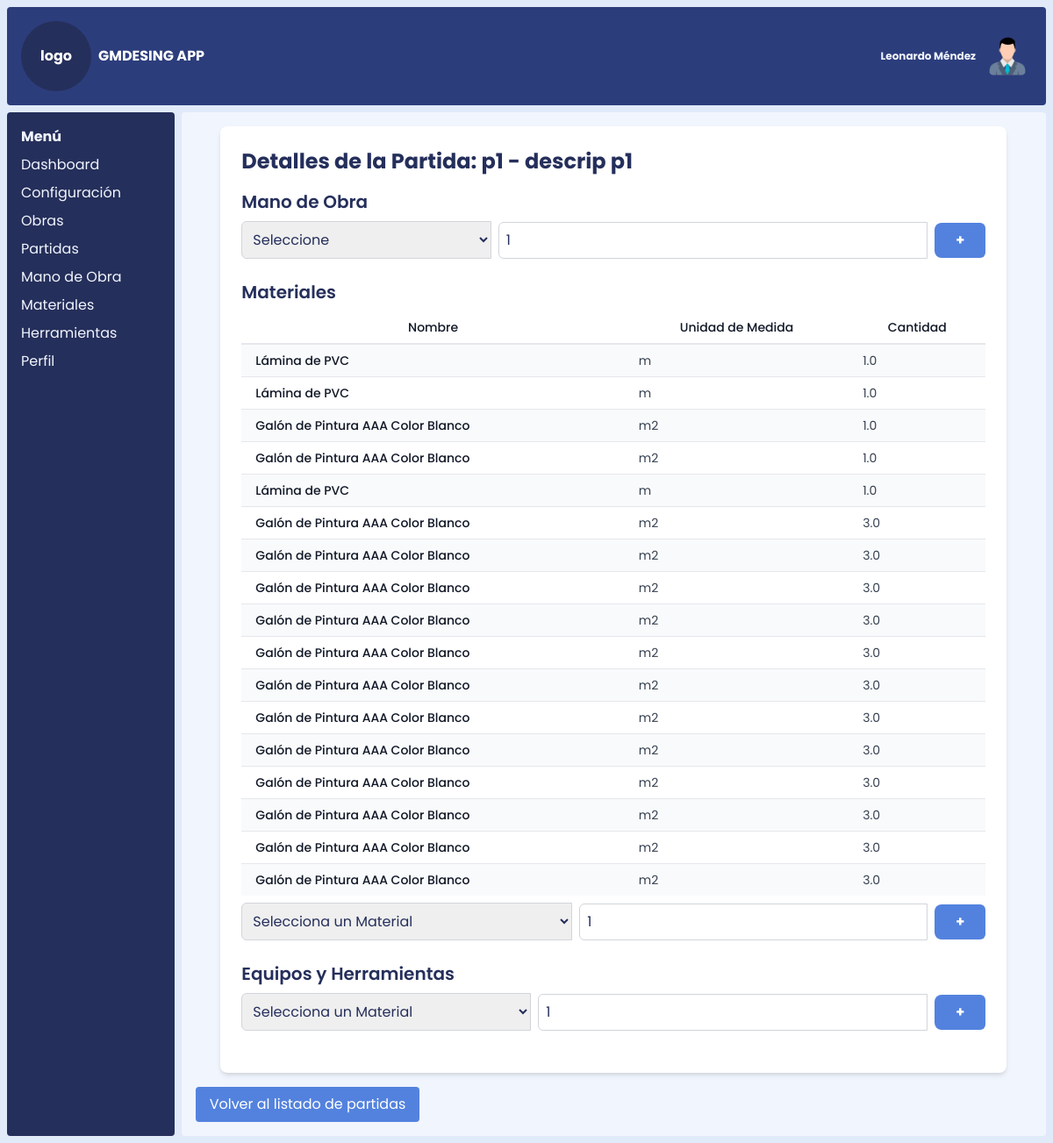
Page /ver_partida/1 on the committed database.
### models.py (models this page shows, shortened)
class Partida(db.Model):
    __tablename__ = 'partida'
    id_partida = db.Column(db.Integer, primary_key=True)
    nombre_partida = db.Column(db.String(100), nullable=False)
    descripcion_partida = db.Column(db.Text)
    unidad_medida_id = db.Column(
        db.Integer,
        db.ForeignKey('unidad_medida.id_unidad_medida', name='fk_partida_unidad_medida')
    )
    rendimiento = db.Column(db.Integer)
    obras = db.relationship('ObraPartida', back_populates='partida', lazy='dynamic')  # Relación con Obras
    mano_de_obra = db.relationship('PartidasManoDeObra', backref='partida', lazy=True)
    herramientas = db.relationship('PartidasHerramientas', backref='partida', lazy=True)
    materiales = db.relationship('PartidasMateriales', backref='partida', lazy=True)
    unidad_medida = db.relationship('UnidadMedida', backref='partidas')

class PartidasMateriales(db.Model):
    __tablename__ = 'partidas_materiales'
    id = db.Column(db.Integer, primary_key=True)
    id_partida = db.Column(db.Integer, db.ForeignKey('partida.id_partida', name='fk_partidas_materiales_partida'), nullable=False)
    id_material = db.Column(db.Integer, db.ForeignKey('material.id_material', name='fk_partidas_materiales_material'), nullable=False)
    cantidad = db.Column(db.Float)

class Material(db.Model):
    __tablename__ = 'material'
    id_material = db.Column(db.Integer, primary_key=True)
    nombre_material = db.Column(db.String(100), nullable=False)
    descripcion_material = db.Column(db.Text)
    unidad_medida_id = db.Column(
        db.Integer,
        db.ForeignKey('unidad_medida.id_unidad_medida', name='fk_material_unidad_medida'),
        nullable=False
    )
    precio_unitario = db.Column(db.Float)
    fecha_registro = db.Column(db.Date)
    unidad_medida = db.relationship('UnidadMedida', backref='materiales')
    partidas_materiales = db.relationship('PartidasMateriales', backref='material')

class UnidadMedida(db.Model):
    __tablename__ = 'unidad_medida'
    id_unidad_medida = db.Column(db.Integer, primary_key=True)
    nombre_unidad_medida = db.Column(db.String(100), nullable=False)

### app.py (the view, shortened to what this page needs)
@app.route('/ver_partida/<int:id>', methods=['GET', 'POST'])
def ver_partida(id):
    partida = Partida.query.get_or_404(id)
    materiales = Material.query.order_by("nombre_material").all()  # Obtener materiales
    herramientas = Herramienta.query.order_by("nombre_herramienta").all()  # Obtener herramientas
    mano_de_obra = ManoDeObra.query.order_by("nombre_mano_de_obra").all()  # Obtener mano de obra
    return render_template('ver_partida.html', partida=partida, materiales=materiales, herramientas=herramientas, mano_de_obra=mano_de_obra, datos=datos)

### templates/ver_partida.html (shortened to what this page needs)
{% extends 'index.html' %}
{% block content %}
<div class="max-w-4xl mx-auto p-6 bg-white rounded-lg shadow-md">
    <h1 class="text-2xl font-bold mb-4">Detalles de la Partida: {{ partida.nombre_partida }} - {{
        partida.descripcion_partida }}</h1>
    <div id="materiales" class="mb-6">
        <h2 class="text-xl font-semibold mb-2">Mano de Obra</h2>
        <form method="POST" class="flex items-center">
            <select name="id_mano_de_obra" required class="border border-gray-300 rounded-l-md p-2 flex-grow">
                <option value="">Seleccione</option>
            </select>
            <input type="number" value="1" name="cantidad" id="cantidad"
                class='border ml-2 border-gray-300 rounded-l-md p-2 flex-grow' />
            <button type="submit" name="agregar_mano_de_obra"
                class="bg-blue-500 ml-2 text-white rounded-r-md px-6 py-2 hover:bg-blue-600 rounded-lg transition font-bold">+</button>
        </form>
    </div>
    <div id="materiales" class="mb-6">
        <h2 class="text-xl font-semibold mb-2">Materiales</h2>
        {% if partida.materiales %}
        <div class="overflow-x-auto mb-2">
            <table class="min-w-full divide-y-2 divide-gray-200 bg-white text-sm">
                <thead class="ltr:text-left rtl:text-right">
                    <tr>
                        <th class="whitespace-nowrap px-4 py-2 font-medium text-gray-900">Nombre</th>
                        <th class="whitespace-nowrap px-4 py-2 font-medium text-gray-900">Unidad de Medida</th>
                        <th class="whitespace-nowrap px-4 py-2 font-medium text-gray-900">Cantidad</th>
                    </tr>
                </thead>
                <tbody class="divide-y divide-gray-200">
                    {% for material in partida.materiales %}
                    <tr class="odd:bg-gray-50">
                        <td class="whitespace-nowrap px-4 py-2 font-medium text-gray-900">{{
                            material.material.nombre_material }}</td>
                        <td class="whitespace-nowrap px-4 py-2 text-gray-700">{{
                            material.material.unidad_medida.nombre_unidad_medida }}</td>
                        <td class="whitespace-nowrap px-4 py-2 text-gray-700">{{ material.cantidad }}</td>
                    </tr>
                    {% endfor %}
                </tbody>
            </table>
        </div>
        {% endif %}
        <form method="POST" class="flex items-center">
            <select name="id_material" required class="border border-gray-300 rounded-l-md p-2 flex-grow">
                <option value="">Selecciona un Material</option>
            </select>
            <input type="number" value="1" name="cantidad" id="cantidad"
                class='border ml-2 border-gray-300 rounded-l-md p-2 flex-grow' />
            <button type="submit" name="agregar_material"
                class="bg-blue-500 ml-2 text-white rounded-r-md px-6 py-2 hover:bg-blue-600 rounded-lg transition font-bold">+</button>
        </form>
    </div>
    <div id="herramientas" class="mb-6">
        <h2 class="text-xl font-semibold mb-2">Equipos y Herramientas</h2>
        <form method="POST" class="flex items-center">
            <select name="id_herramienta" required class="border border-gray-300 rounded-l-md p-2 flex-grow">
                <option value="">Selecciona un Material</option>
            </select>
            <input type="number" value="1" name="cantidad" id="cantidad"
                class='border ml-2 border-gray-300 rounded-l-md p-2 flex-grow' />
            <button type="submit" name="agregar_herramienta"
                class="bg-blue-500 ml-2 text-white rounded-r-md px-6 py-2 hover:bg-blue-600 rounded-lg transition font-bold">+</button>
        </form>
    </div>
</div>
<a href="{{ url_for('listar_partidas') }}"
    class="inline-block mt-4 px-4 py-2 bg-blue-500 text-white rounded hover:bg-blue-600 transition">Volver al listado de
    partidas</a>
{% endblock %}

### rows in the picture
Partida: nombre_partida "p1", descripcion_partida "descrip p1"
PartidasMateriales: material.nombre_material "Lámina de PVC", material.unidad_medida.nombre_unidad_medida "m", cantidad "1.0"
PartidasMateriales: material.nombre_material "Lámina de PVC", material.unidad_medida.nombre_unidad_medida "m", cantidad "1.0"
PartidasMateriales: material.nombre_material "Galón de Pintura AAA Color Blanco", material.unidad_medida.nombre_unidad_medida "m2", cantidad "1.0"
PartidasMateriales: material.nombre_material "Galón de Pintura AAA Color Blanco", material.unidad_medida.nombre_unidad_medida "m2", cantidad "1.0"
PartidasMateriales: material.nombre_material "Lámina de PVC", material.unidad_medida.nombre_unidad_medida "m", cantidad "1.0"
PartidasMateriales: material.nombre_material "Galón de Pintura AAA Color Blanco", material.unidad_medida.nombre_unidad_medida "m2", cantidad "3.0"
PartidasMateriales: material.nombre_material "Galón de Pintura AAA Color Blanco", material.unidad_medida.nombre_unidad_medida "m2", cantidad "3.0"
PartidasMateriales: material.nombre_material "Galón de Pintura AAA Color Blanco", material.unidad_medida.nombre_unidad_medida "m2", cantidad "3.0"
PartidasMateriales: material.nombre_material "Galón de Pintura AAA Color Blanco", material.unidad_medida.nombre_unidad_medida "m2", cantidad "3.0"
PartidasMateriales: material.nombre_material "Galón de Pintura AAA Color Blanco", material.unidad_medida.nombre_unidad_medida "m2", cantidad "3.0"
PartidasMateriales: material.nombre_material "Galón de Pintura AAA Color Blanco", material.unidad_medida.nombre_unidad_medida "m2", cantidad "3.0"
PartidasMateriales: material.nombre_material "Galón de Pintura AAA Color Blanco", material.unidad_medida.nombre_unidad_medida "m2", cantidad "3.0"
PartidasMateriales: material.nombre_material "Galón de Pintura AAA Color Blanco", material.unidad_medida.nombre_unidad_medida "m2", cantidad "3.0"
PartidasMateriales: material.nombre_material "Galón de Pintura AAA Color Blanco", material.unidad_medida.nombre_unidad_medida "m2", cantidad "3.0"
PartidasMateriales: material.nombre_material "Galón de Pintura AAA Color Blanco", material.unidad_medida.nombre_unidad_medida "m2", cantidad "3.0"
PartidasMateriales: material.nombre_material "Galón de Pintura AAA Color Blanco", material.unidad_medida.nombre_unidad_medida "m2", cantidad "3.0"
PartidasMateriales: material.nombre_material "Galón de Pintura AAA Color Blanco", material.unidad_medida.nombre_unidad_medida "m2", cantidad "3.0"

### other values in the picture
{{ datos.sistema }} "GMDESING APP"
{{ datos.usuario }} "Leonardo Méndez"
{{ item.name }} "Dashboard" "Configuración" "Obras" "Partidas" "Mano de Obra" "Materiales" "Herramientas" "Perfil"
